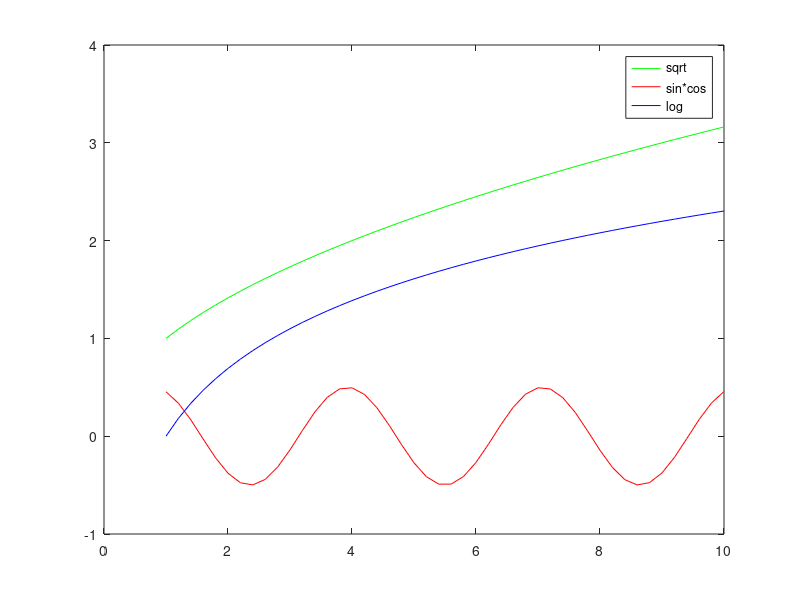

This figure's MATLAB source:
valores = 1:0.2:10;
M =  [valores; sqrt(valores); sin(valores).*cos(valores); log(valores)];

plot(M(1,:), M(2,:), 'g')
hold on
plot(M(1,:), M(3,:), 'r')
plot(M(1,:), M(4,:), 'b')
legend('sqrt', 'sin*cos', 'log')